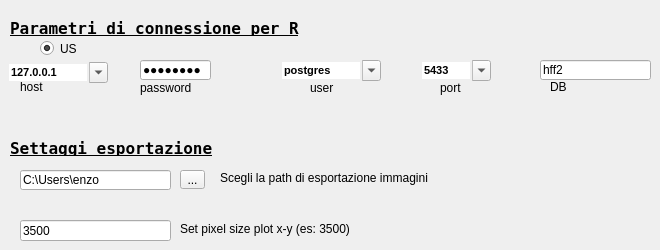
   <widget class="QWidget" name="tab_7">
    <attribute name="title">
     <string>Parametri di connessione</string>
    </attribute>
    <widget class="QComboBox" name="user">
     <property name="enabled">
      <bool>true</bool>
     </property>
     <property name="geometry">
      <rect>
       <x>280</x>
       <y>60</y>
       <width>101</width>
       <height>21</height>
      </rect>
     </property>
     <property name="font">
      <font>
       <pointsize>8</pointsize>
       <weight>75</weight>
       <bold>true</bold>
      </font>
     </property>
     <property name="mouseTracking">
      <bool>true</bool>
     </property>
     <property name="contextMenuPolicy">
      <enum>Qt::NoContextMenu</enum>
     </property>
     <property name="editable">
      <bool>true</bool>
     </property>
     <property name="maxVisibleItems">
      <number>99999</number>
     </property>
     <property name="maxCount">
      <number>2147483647</number>
     </property>
     <property name="frame">
      <bool>false</bool>
     </property>
     <item>
      <property name="text">
       <string>postgres</string>
      </property>
     </item>
    </widget>
    <widget class="QLabel" name="label_32">
     <property name="geometry">
      <rect>
       <x>140</x>
       <y>80</y>
       <width>71</width>
       <height>16</height>
      </rect>
     </property>
     <property name="text">
      <string>password</string>
     </property>
    </widget>
    <widget class="QLabel" name="label_33">
     <property name="geometry">
      <rect>
       <x>310</x>
       <y>80</y>
       <width>31</width>
       <height>16</height>
      </rect>
     </property>
     <property name="text">
      <string>user</string>
     </property>
    </widget>
    <widget class="QLabel" name="label_35">
     <property name="geometry">
      <rect>
       <x>440</x>
       <y>80</y>
       <width>31</width>
       <height>16</height>
      </rect>
     </property>
     <property name="text">
      <string>port</string>
     </property>
    </widget>
    <widget class="QRadioButton" name="radioButtonUsMin">
     <property name="geometry">
      <rect>
       <x>40</x>
       <y>40</y>
       <width>81</width>
       <height>17</height>
      </rect>
     </property>
     <property name="text">
      <string>US</string>
     </property>
     <property name="checked">
      <bool>true</bool>
     </property>
    </widget>
    <widget class="QLineEdit" name="db">
     <property name="geometry">
      <rect>
       <x>540</x>
       <y>60</y>
       <width>111</width>
       <height>20</height>
      </rect>
     </property>
     <property name="text">
      <string>hff2</string>
     </property>
    </widget>
    <widget class="QLabel" name="label_30">
     <property name="geometry">
      <rect>
       <x>20</x>
       <y>80</y>
       <width>46</width>
       <height>13</height>
      </rect>
     </property>
     <property name="text">
      <string>host</string>
     </property>
    </widget>
    <widget class="QLabel" name="label_36">
     <property name="geometry">
      <rect>
       <x>550</x>
       <y>80</y>
       <width>46</width>
       <height>13</height>
      </rect>
     </property>
     <property name="text">
      <string>DB</string>
     </property>
    </widget>
    <widget class="QLabel" name="label_31">
     <property name="geometry">
      <rect>
       <x>10</x>
       <y>20</y>
       <width>351</width>
       <height>16</height>
      </rect>
     </property>
     <property name="font">
      <font>
       <family>Andale Mono</family>
       <pointsize>12</pointsize>
       <weight>75</weight>
       <bold>true</bold>
       <underline>true</underline>
      </font>
     </property>
     <property name="text">
      <string>Parametri di connessione per R</string>
     </property>
    </widget>
    <widget class="QComboBox" name="host">
     <property name="enabled">
      <bool>true</bool>
     </property>
     <property name="geometry">
      <rect>
       <x>7</x>
       <y>62</y>
       <width>101</width>
       <height>21</height>
      </rect>
     </property>
     <property name="font">
      <font>
       <pointsize>8</pointsize>
       <weight>75</weight>
       <bold>true</bold>
      </font>
     </property>
     <property name="mouseTracking">
      <bool>true</bool>
     </property>
     <property name="contextMenuPolicy">
      <enum>Qt::NoContextMenu</enum>
     </property>
     <property name="editable">
      <bool>true</bool>
     </property>
     <property name="maxVisibleItems">
      <number>99999</number>
     </property>
     <property name="maxCount">
      <number>2147483647</number>
     </property>
     <property name="frame">
      <bool>false</bool>
     </property>
     <item>
      <property name="text">
       <string>127.0.0.1</string>
      </property>
     </item>
    </widget>
    <widget class="QLineEdit" name="password">
     <property name="geometry">
      <rect>
       <x>140</x>
       <y>60</y>
       <width>71</width>
       <height>20</height>
      </rect>
     </property>
     <property name="text">
      <string>postgres</string>
     </property>
     <property name="echoMode">
      <enum>QLineEdit::Password</enum>
     </property>
    </widget>
    <widget class="QComboBox" name="port">
     <property name="enabled">
      <bool>true</bool>
     </property>
     <property name="geometry">
      <rect>
       <x>420</x>
       <y>60</y>
       <width>71</width>
       <height>21</height>
      </rect>
     </property>
     <property name="font">
      <font>
       <pointsize>8</pointsize>
       <weight>75</weight>
       <bold>true</bold>
      </font>
     </property>
     <property name="mouseTracking">
      <bool>true</bool>
     </property>
     <property name="contextMenuPolicy">
      <enum>Qt::NoContextMenu</enum>
     </property>
     <property name="editable">
      <bool>true</bool>
     </property>
     <property name="maxVisibleItems">
      <number>99999</number>
     </property>
     <property name="maxCount">
      <number>2147483647</number>
     </property>
     <property name="frame">
      <bool>false</bool>
     </property>
     <item>
      <property name="text">
       <string>5433</string>
      </property>
     </item>
    </widget>
    <widget class="QLabel" name="label_51">
     <property name="geometry">
      <rect>
       <x>10</x>
       <y>140</y>
       <width>351</width>
       <height>16</height>
      </rect>
     </property>
     <property name="font">
      <font>
       <family>Andale Mono</family>
       <pointsize>12</pointsize>
       <weight>75</weight>
       <bold>true</bold>
       <underline>true</underline>
      </font>
     </property>
     <property name="text">
      <string>Settaggi esportazione</string>
     </property>
    </widget>
    <widget class="QToolButton" name="toolButton_esp_generale">
     <property name="geometry">
      <rect>
       <x>180</x>
       <y>170</y>
       <width>25</width>
       <height>19</height>
      </rect>
     </property>
     <property name="text">
      <string>...</string>
     </property>
    </widget>
    <widget class="QLineEdit" name="lineEdit_esp_generale">
     <property name="geometry">
      <rect>
       <x>20</x>
       <y>170</y>
       <width>151</width>
       <height>20</height>
      </rect>
     </property>
     <property name="text">
      <string>C:\Users\enzo</string>
     </property>
    </widget>
    <widget class="QLabel" name="label_50">
     <property name="geometry">
      <rect>
       <x>220</x>
       <y>170</y>
       <width>271</width>
       <height>16</height>
      </rect>
     </property>
     <property name="text">
      <string>Scegli la path di esportazione immagini</string>
     </property>
    </widget>
    <widget class="QLineEdit" name="set_size_plot">
     <property name="geometry">
      <rect>
       <x>20</x>
       <y>220</y>
       <width>151</width>
       <height>21</height>
      </rect>
     </property>
     <property name="text">
      <string>3500</string>
     </property>
    </widget>
    <widget class="QLabel" name="label_45">
     <property name="geometry">
      <rect>
       <x>180</x>
       <y>220</y>
       <width>321</width>
       <height>17</height>
      </rect>
     </property>
     <property name="text">
      <string>Set pixel size plot x-y (es: 3500)</string>
     </property>
    </widget>
   </widget>
